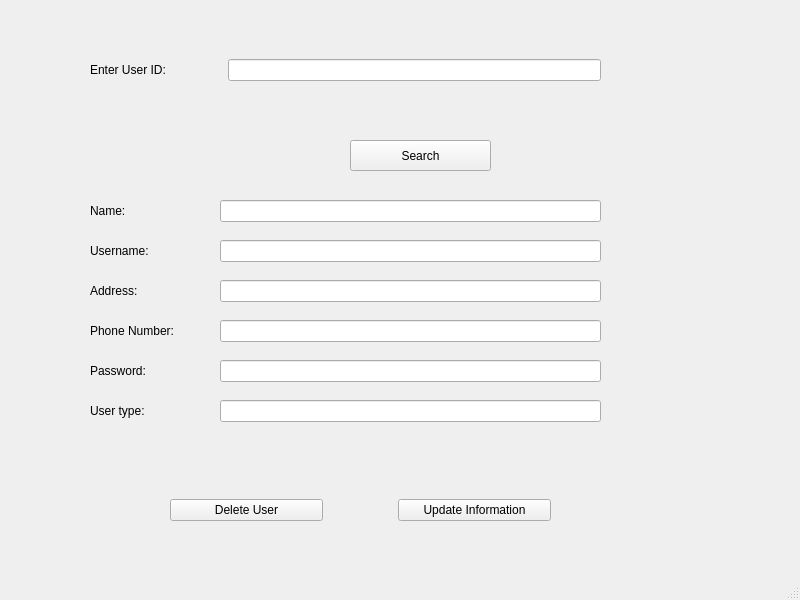
<?xml version="1.0" encoding="UTF-8"?>
<ui version="4.0">
 <class>EditUser</class>
 <widget class="QMainWindow" name="EditUser">
  <property name="geometry">
   <rect>
    <x>0</x>
    <y>0</y>
    <width>800</width>
    <height>600</height>
   </rect>
  </property>
  <property name="windowTitle">
   <string>Edit User Details</string>
  </property>
  <widget class="QWidget" name="centralwidget">
   <widget class="QWidget" name="horizontalLayoutWidget">
    <property name="geometry">
     <rect>
      <x>90</x>
      <y>30</y>
      <width>511</width>
      <height>80</height>
     </rect>
    </property>
    <layout class="QHBoxLayout" name="horizontalLayout">
     <property name="spacing">
      <number>62</number>
     </property>
     <item>
      <widget class="QLabel" name="label">
       <property name="styleSheet">
        <string notr="true">font: 12pt &quot;Calibri&quot;;</string>
       </property>
       <property name="text">
        <string>Enter User ID:</string>
       </property>
      </widget>
     </item>
     <item>
      <widget class="QLineEdit" name="in_userID">
       <property name="styleSheet">
        <string notr="true">font: 12pt &quot;Calibri&quot;;</string>
       </property>
      </widget>
     </item>
    </layout>
   </widget>
   <widget class="QWidget" name="UserDetails" native="true">
    <property name="geometry">
     <rect>
      <x>80</x>
      <y>190</y>
      <width>521</width>
      <height>361</height>
     </rect>
    </property>
    <widget class="QWidget" name="formLayoutWidget">
     <property name="geometry">
      <rect>
       <x>10</x>
       <y>10</y>
       <width>511</width>
       <height>314</height>
      </rect>
     </property>
     <layout class="QFormLayout" name="formLayout">
      <property name="horizontalSpacing">
       <number>46</number>
      </property>
      <property name="verticalSpacing">
       <number>18</number>
      </property>
      <item row="0" column="0">
       <widget class="QLabel" name="label_2">
        <property name="styleSheet">
         <string notr="true">font: 12pt &quot;Calibri&quot;;</string>
        </property>
        <property name="text">
         <string>Name:</string>
        </property>
       </widget>
      </item>
      <item row="0" column="1">
       <widget class="QLineEdit" name="in_name">
        <property name="styleSheet">
         <string notr="true">font: 12pt &quot;Calibri&quot;;</string>
        </property>
       </widget>
      </item>
      <item row="1" column="0">
       <widget class="QLabel" name="label_3">
        <property name="styleSheet">
         <string notr="true">font: 12pt &quot;Calibri&quot;;</string>
        </property>
        <property name="text">
         <string>Username:</string>
        </property>
       </widget>
      </item>
      <item row="1" column="1">
       <widget class="QLineEdit" name="in_uname">
        <property name="styleSheet">
         <string notr="true">font: 12pt &quot;Calibri&quot;;</string>
        </property>
       </widget>
      </item>
      <item row="2" column="0">
       <widget class="QLabel" name="label_4">
        <property name="styleSheet">
         <string notr="true">font: 12pt &quot;Calibri&quot;;</string>
        </property>
        <property name="text">
         <string>Address:</string>
        </property>
       </widget>
      </item>
      <item row="2" column="1">
       <widget class="QLineEdit" name="in_address">
        <property name="styleSheet">
         <string notr="true">font: 12pt &quot;Calibri&quot;;</string>
        </property>
       </widget>
      </item>
      <item row="3" column="0">
       <widget class="QLabel" name="label_5">
        <property name="styleSheet">
         <string notr="true">font: 12pt &quot;Calibri&quot;;</string>
        </property>
        <property name="text">
         <string>Phone Number:</string>
        </property>
       </widget>
      </item>
      <item row="3" column="1">
       <widget class="QLineEdit" name="in_phone">
        <property name="styleSheet">
         <string notr="true">font: 12pt &quot;Calibri&quot;;</string>
        </property>
       </widget>
      </item>
      <item row="4" column="0">
       <widget class="QLabel" name="label_6">
        <property name="styleSheet">
         <string notr="true">font: 12pt &quot;Calibri&quot;;</string>
        </property>
        <property name="text">
         <string>Password:</string>
        </property>
       </widget>
      </item>
      <item row="4" column="1">
       <widget class="QLineEdit" name="in_pass">
        <property name="styleSheet">
         <string notr="true">font: 12pt &quot;Calibri&quot;;</string>
        </property>
        <property name="echoMode">
         <enum>QLineEdit::PasswordEchoOnEdit</enum>
        </property>
       </widget>
      </item>
      <item row="5" column="1">
       <widget class="QLineEdit" name="in_type">
        <property name="styleSheet">
         <string notr="true">font: 12pt &quot;Calibri&quot;;</string>
        </property>
        <property name="echoMode">
         <enum>QLineEdit::Normal</enum>
        </property>
        <property name="readOnly">
         <bool>true</bool>
        </property>
       </widget>
      </item>
      <item row="5" column="0">
       <widget class="QLabel" name="label_7">
        <property name="styleSheet">
         <string notr="true">font: 12pt &quot;Calibri&quot;;</string>
        </property>
        <property name="text">
         <string>User type:</string>
        </property>
       </widget>
      </item>
     </layout>
    </widget>
    <widget class="QWidget" name="horizontalLayoutWidget_2">
     <property name="geometry">
      <rect>
       <x>90</x>
       <y>280</y>
       <width>381</width>
       <height>80</height>
      </rect>
     </property>
     <layout class="QHBoxLayout" name="horizontalLayout_2">
      <property name="spacing">
       <number>75</number>
      </property>
      <item>
       <widget class="QPushButton" name="delete_button">
        <property name="styleSheet">
         <string notr="true">font: 12pt &quot;Calibri&quot;;</string>
        </property>
        <property name="text">
         <string>Delete User</string>
        </property>
       </widget>
      </item>
      <item>
       <widget class="QPushButton" name="update_button">
        <property name="styleSheet">
         <string notr="true">font: 12pt &quot;Calibri&quot;;</string>
        </property>
        <property name="text">
         <string>Update Information</string>
        </property>
       </widget>
      </item>
     </layout>
    </widget>
   </widget>
   <widget class="QPushButton" name="search_button">
    <property name="geometry">
     <rect>
      <x>350</x>
      <y>140</y>
      <width>141</width>
      <height>31</height>
     </rect>
    </property>
    <property name="styleSheet">
     <string notr="true">font: 12pt &quot;Calibri&quot;;</string>
    </property>
    <property name="text">
     <string>Search</string>
    </property>
   </widget>
  </widget>
  <widget class="QMenuBar" name="menubar">
   <property name="geometry">
    <rect>
     <x>0</x>
     <y>0</y>
     <width>800</width>
     <height>26</height>
    </rect>
   </property>
  </widget>
  <widget class="QStatusBar" name="statusbar"/>
 </widget>
 <resources/>
 <connections/>
</ui>
